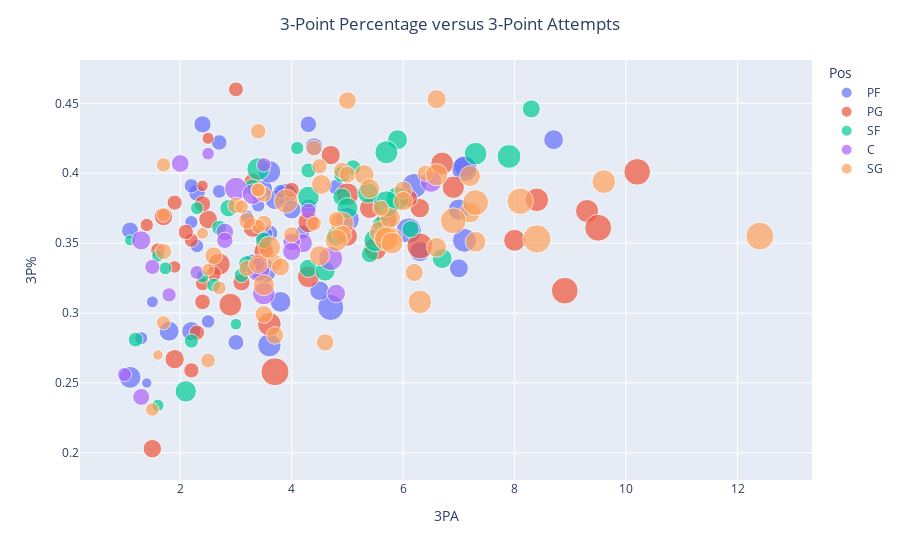

The cell this chart's notebook holds for it:
### Code cell
plt.figure()

fig = px.scatter(df_3P_shooters, x = '3PA', y = '3P%', hover_data = [df_3P_shooters.index], size = 'FGA', color = 'Pos')
fig.update_layout(title_text = "3-Point Percentage versus 3-Point Attempts", title_x = 0.5)
fig.show();

### Figure 1 — Plotly figure (JSON) as saved in the notebook; plotly's stock layout.template omitted (floating-point values rounded to 4 significant figures)
{"data": [{"customdata": [["Aaron Gordon"], ["Anthony Davis"], ["Brandon Clarke"], ["Brandon Ingram"], ["Cameron Johnson"], ["Carmelo Anthony"], ["Christian Wood"], ["Danilo Gallinari"], ["Dario Šarić"], ["Darius Bazley"], ["Domantas Sabonis"], ["Dorian Finney-Smith"], ["Doug McDermott"], ["Draymond Green"], ["Dāvis Bertāns"], ["Eric Paschall"], ["Ersan İlyasova"], ["Giannis Antetokounmpo"], ["Grant Williams"], ["Harrison Barnes"], ["JaMychal Green"], ["Jayson Tatum"], ["Jerami Grant"], ["John Collins"], ["Julius Randle"], ["Justin Jackson"], ["Kevin Love"], ["Kristaps Porziņģis"], ["Kyle Anderson"], ["Kyle Kuzma"], ["Lauri Markkanen"], ["Mario Hezonja"], ["Michael Porter Jr."], ["Mike Scott"], ["Nemanja Bjelica"], ["Omari Spellman"], ["P.J. Tucker"], ["P.J. Washington"], ["Pascal Siakam"], ["Paul Millsap"], ["Robert Covington"], ["Royce O'Neale"], ["Rudy Gay"], ["Rui Hachimura"], ["Thaddeus Young"], ["Tobias Harris"], ["Trey Lyles"]], "hovertemplate": "Pos=PF<br>3PA=%{x}<br>3P%=%{y}<br>FGA=%{marker.size}<br>Player=%{customdata[0]}<extra></extra>", "legendgroup": "PF", "marker": {"color": "#636efa", "size": [12.4, 17.7, 8.3, 17.7, 7.1, 13.5, 8.2, 13.2, 8.2, 5.2, 13.7, 7.4, 7.9, 7.3, 11.3, 10.7, 5, 19.7, 3.1, 11, 5.6, 18.6, 8.9, 14.8, 15.7, 5.2, 13, 16.4, 4.9, 11, 11.8, 4.1, 7, 5.1, 9.1, 6, 5.9, 10.2, 18.4, 8.6, 10.3, 5.1, 8.9, 11.4, 9.4, 16.3, 5.4], "sizemode": "area", "sizeref": 0.05725, "symbol": "circle"}, "mode": "markers", "name": "PF", "orientation": "v", "showlegend": true, "type": "scatter", "x": [3.8, 3.5, 1.1, 6.2, 4.8, 3.9, 2.3, 7.1, 3.6, 2.3, 1.1, 4.3, 4.3, 3, 8.7, 2.2, 2.2, 4.7, 1.4, 3.7, 3.8, 7.1, 3.5, 3.6, 3.6, 2.5, 7, 7.1, 1.3, 4.5, 6.3, 1.5, 2.7, 3.2, 4.4, 2.2, 4.2, 4, 6.1, 2.4, 7, 3.4, 3.3, 1.8, 3.5, 5, 2.7], "xaxis": "x", "y": [0.308, 0.33, 0.359, 0.391, 0.39, 0.385, 0.386, 0.405, 0.357, 0.348, 0.254, 0.376, 0.435, 0.279, 0.424, 0.287, 0.365, 0.304, 0.25, 0.381, 0.387, 0.403, 0.389, 0.401, 0.277, 0.294, 0.374, 0.352, 0.282, 0.316, 0.344, 0.308, 0.422, 0.369, 0.419, 0.391, 0.358, 0.374, 0.359, 0.435, 0.332, 0.377, 0.336, 0.287, 0.356, 0.367, 0.387], "yaxis": "y"}, {"customdata": [["Aaron Holiday"], ["Alex Caruso"], ["Brad Wanamaker"], ["Chris Paul"], ["Cory Joseph"], ["D.J. Augustin"], ["Damian Lillard"], ["Darius Garland"], ["De'Aaron Fox"], ["De'Anthony Melton"], ["Dejounte Murray"], ["Dennis Schröder"], ["Derrick Rose"], ["Devonte' Graham"], ["Elfrid Payton"], ["Emmanuel Mudiay"], ["Eric Bledsoe"], ["Frank Ntilikina"], ["Fred VanVleet"], ["George Hill"], ["Goran Dragić"], ["Isaiah Thomas"], ["Ish Smith"], ["Ja Morant"], ["Jalen Brunson"], ["Jamal Murray"], ["Jevon Carter"], ["Kemba Walker"], ["Kris Dunn"], ["Ky Bowman"], ["Kyle Lowry"], ["LeBron James"], ["Lonzo Ball"], ["Luka Dončić"], ["Malcolm Brogdon"], ["Markelle Fultz"], ["Mike Conley"], ["Monte Morris"], ["Patrick Beverley"], ["Patty Mills"], ["Rajon Rondo"], ["Ricky Rubio"], ["Russell Westbrook"], ["Ryan Arcidiacono"], ["Terry Rozier"], ["Tomáš Satoranský"], ["Trae Young"], ["Tyus Jones"]], "hovertemplate": "Pos=PG<br>3PA=%{x}<br>3P%=%{y}<br>FGA=%{marker.size}<br>Player=%{customdata[0]}<extra></extra>", "legendgroup": "PG", "marker": {"color": "#EF553B", "size": [8.5, 4.5, 5.1, 12.7, 5.7, 8.1, 20.4, 11.8, 16, 6.7, 9.7, 14.8, 15.1, 15.3, 9.8, 6.1, 11.5, 5.8, 14.3, 6.4, 12.3, 10.7, 10.1, 14, 6.8, 15.2, 4.2, 15.9, 6.7, 7.1, 13.8, 19.4, 10.9, 20.6, 13.8, 10.7, 12.1, 7.8, 6.7, 9.1, 6.8, 10.6, 22.5, 3.8, 14.9, 8.5, 20.8, 6.6], "sizemode": "area", "sizeref": 0.05725, "symbol": "circle"}, "mode": "markers", "name": "PG", "orientation": "v", "showlegend": true, "type": "scatter", "x": [3.3, 1.9, 1.4, 4.3, 2.2, 3.5, 10.2, 5, 3.6, 2.3, 1.7, 5, 2.9, 9.3, 1.5, 1.6, 3.5, 2.4, 6.9, 3, 5.7, 4.7, 2.5, 2.7, 2.1, 5.5, 2.5, 8.4, 2.2, 2.4, 8, 6.3, 6.3, 8.9, 4.3, 1.9, 5.4, 2.4, 4, 6.1, 2.6, 3.3, 3.7, 2.4, 6.7, 3.1, 9.5, 1.9], "xaxis": "x", "y": [0.394, 0.333, 0.363, 0.365, 0.352, 0.348, 0.401, 0.355, 0.292, 0.286, 0.369, 0.385, 0.306, 0.373, 0.203, 0.345, 0.344, 0.321, 0.39, 0.46, 0.367, 0.413, 0.367, 0.335, 0.358, 0.346, 0.425, 0.381, 0.259, 0.308, 0.352, 0.348, 0.375, 0.316, 0.326, 0.267, 0.375, 0.378, 0.388, 0.382, 0.328, 0.361, 0.258, 0.391, 0.407, 0.322, 0.361, 0.379], "yaxis": "y"}, {"customdata": [["Abdel Nader"], ["Bojan Bogdanović"], ["Cam Reddish"], ["Cedi Osman"], ["Cody Martin"], ["Danuel House"], ["De'Andre Hunter"], ["Derrick Jones Jr."], ["Duncan Robinson"], ["Glenn Robinson III"], ["Gordon Hayward"], ["Hamidou Diallo"], ["Isaac Bonga"], ["Jae Crowder"], ["James Ennis"], ["Jaylen Brown"], ["Jimmy Butler"], ["Joe Harris"], ["Joe Ingles"], ["Josh Hart"], ["Kawhi Leonard"], ["Kelly Oubre Jr."], ["Kent Bazemore"], ["Kevin Knox"], ["Kevin Porter Jr."], ["Khris Middleton"], ["Kyle Korver"], ["Marcus Morris"], ["Maurice Harkless"], ["Mikal Bridges"], ["Miles Bridges"], ["OG Anunoby"], ["Paul George"], ["Sviatoslav Mykhailiuk"], ["T.J. Warren"], ["Taurean Prince"], ["Terrance Ferguson"], ["Tony Snell"], ["Torrey Craig"], ["Wesley Iwundu"], ["Will Barton"]], "hovertemplate": "Pos=SF<br>3PA=%{x}<br>3P%=%{y}<br>FGA=%{marker.size}<br>Player=%{customdata[0]}<extra></extra>", "legendgroup": "SF", "marker": {"color": "#00cc96", "size": [4.8, 14.8, 9.6, 9.4, 4.3, 8.6, 10.8, 5.9, 9.4, 8.733, 13.5, 6.4, 3.5, 8.6, 5.5, 15.6, 13.1, 11.4, 7.7, 8.2, 19.9, 14.8, 7.933, 6.2, 8.4, 15.3, 5.1, 12.37, 4.8, 6.6, 11.6, 8.2, 16.3, 7.2, 14.9, 11.5, 3.9, 6.5, 4.6, 4.5, 12.7], "sizemode": "area", "sizeref": 0.05725, "symbol": "circle"}, "mode": "markers", "name": "SF", "orientation": "v", "showlegend": true, "type": "scatter", "x": [2.3, 7.3, 4.3, 4.9, 1.6, 5.6, 4.8, 2.2, 8.3, 2.867, 4.3, 1.2, 1.1, 6.133, 2.6, 5.9, 2.1, 5.9, 4.9, 5.4, 5.7, 5.5, 3.5, 3.1, 3.2, 5.7, 4.1, 5.367, 1.733, 2.7, 4.6, 3.3, 7.9, 5.1, 3.4, 6.7, 3, 4.3, 2.4, 1.6, 5], "xaxis": "x", "y": [0.375, 0.414, 0.332, 0.383, 0.234, 0.363, 0.355, 0.28, 0.446, 0.375, 0.383, 0.281, 0.352, 0.36, 0.32, 0.382, 0.244, 0.424, 0.399, 0.342, 0.378, 0.352, 0.352, 0.327, 0.335, 0.415, 0.418, 0.386, 0.332, 0.361, 0.33, 0.39, 0.412, 0.404, 0.403, 0.339, 0.292, 0.402, 0.326, 0.341, 0.375], "yaxis": "y"}, {"customdata": [["Al Horford"], ["Aron Baynes"], ["Bobby Portis"], ["Brook Lopez"], ["Cody Zeller"], ["Daniel Theis"], ["Dwight Powell"], ["Gorgui Dieng"], ["Jaren Jackson Jr."], ["Joel Embiid"], ["Jonas Valančiūnas"], ["Kelly Olynyk"], ["LaMarcus Aldridge"], ["Larry Nance Jr."], ["Marc Gasol"], ["Maxi Kleber"], ["Meyers Leonard"], ["Moritz Wagner"], ["Myles Turner"], ["Nicolò Melli"], ["Nikola Jokić"], ["Nikola Vučević"], ["Serge Ibaka"], ["Thomas Bryant"]], "hovertemplate": "Pos=C<br>3PA=%{x}<br>3P%=%{y}<br>FGA=%{marker.size}<br>Player=%{customdata[0]}<extra></extra>", "legendgroup": "C", "marker": {"color": "#ab63fa", "size": [10.6, 9.1, 8.9, 9.9, 8.3, 6.6, 5.7, 5.633, 13.2, 15.7, 10.6, 5.9, 15, 7.7, 6.3, 6.9, 4.6, 5.9, 9.5, 5.4, 14.7, 16.7, 12.2, 9.1], "sizemode": "area", "sizeref": 0.05725, "symbol": "circle"}, "mode": "markers", "name": "C", "orientation": "v", "showlegend": true, "type": "scatter", "x": [4.2, 4, 2.8, 4.8, 1.3, 1.5, 1, 2.3, 6.5, 3.4, 1.3, 3.5, 3, 2.8, 3.4, 4.3, 2.5, 1.8, 4, 3.4, 3.5, 4.7, 3.3, 2], "xaxis": "x", "y": [0.35, 0.351, 0.358, 0.314, 0.24, 0.333, 0.256, 0.329, 0.394, 0.331, 0.352, 0.406, 0.389, 0.352, 0.385, 0.373, 0.414, 0.313, 0.344, 0.335, 0.314, 0.339, 0.385, 0.407], "yaxis": "y"}, {"customdata": [["Alec Burks"], ["Anfernee Simons"], ["Austin Rivers"], ["Avery Bradley"], ["Ben McLemore"], ["Bogdan Bogdanović"], ["Bradley Beal"], ["Bruce Brown"], ["Bryn Forbes"], ["Buddy Hield"], ["CJ McCollum"], ["Caris LeVert"], ["Coby White"], ["Collin Sexton"], ["Damion Lee"], ["Damyean Dotson"], ["Danny Green"], ["DeAndre' Bembry"], ["Delon Wright"], ["Derrick White"], ["Devin Booker"], ["Dillon Brooks"], ["Donovan Mitchell"], ["Donte DiVincenzo"], ["E'Twaun Moore"], ["Evan Fournier"], ["Furkan Korkmaz"], ["Garrett Temple"], ["Gary Harris"], ["Gary Trent Jr."], ["J.J. Redick"], ["James Harden"], ["Jarrett Culver"], ["Jeremy Lamb"], ["Jerome Robinson"], ["Jordan Clarkson"], ["Jordan Poole"], ["Josh Okogie"], ["Josh Richardson"], ["Jrue Holiday"], ["Justin Holiday"], ["Kendrick Nunn"], ["Kentavious Caldwell-Pope"], ["Kevin Huerter"], ["Landry Shamet"], ["Langston Galloway"], ["Lonnie Walker"], ["Lou Williams"], ["Malik Monk"], ["Marco Belinelli"], ["Marcus Smart"], ["Matisse Thybulle"], ["Michael Carter-Williams"], ["Norman Powell"], ["Pat Connaughton"], ["RJ Barrett"], ["Rodney McGruder"], ["Seth Curry"], ["Shai Gilgeous-Alexander"], ["Shake Milton"], ["Spencer Dinwiddie"], ["Terence Davis"], ["Terrence Ross"], ["Tim Hardaway Jr."], ["Timothé Luwawu-Cabarrot"], ["Troy Brown Jr."], ["Tyler Herro"], ["Wesley Matthews"], ["Zach LaVine"]], "hovertemplate": "Pos=SG<br>3PA=%{x}<br>3P%=%{y}<br>FGA=%{marker.size}<br>Player=%{customdata[0]}<extra></extra>", "legendgroup": "SG", "marker": {"color": "#FFA15A", "size": [11.13, 7.7, 7.4, 7.8, 7.7, 12.6, 22.9, 7.7, 9.2, 16.1, 19.4, 16.3, 12.2, 16.7, 10.4, 6, 7, 5.3, 5.6, 8.1, 18.3, 14.6, 19.4, 7.7, 7.8, 14.1, 7.8, 9.5, 9.3, 7.2, 10.5, 22.3, 9, 10.4, 5.467, 12.1, 8.8, 6.4, 11.7, 16.5, 6.7, 13.6, 7.3, 10.9, 7.4, 8.2, 5.9, 14.4, 8.9, 5.5, 11.4, 4.1, 5.8, 11.5, 4.5, 13, 3.2, 9, 14.5, 6.9, 16, 6.1, 12.3, 12.5, 5.7, 9, 11.5, 6.3, 20], "sizemode": "area", "sizeref": 0.05725, "symbol": "circle"}, "mode": "markers", "name": "SG", "orientation": "v", "showlegend": true, "type": "scatter", "x": [4.533, 3.2, 4, 3.5, 6.4, 7.2, 8.4, 1.7, 6, 9.6, 7.3, 4.9, 5.8, 3.9, 4.9, 3.4, 4.8, 1.5, 1.7, 3.2, 5.7, 5.6, 6.9, 3.7, 3, 6.6, 4.9, 6.2, 3.8, 4.4, 6.6, 12.4, 3.5, 3.4, 2.7, 5.767, 4.6, 2.5, 4.5, 5.7, 4.5, 5.8, 3.5, 6, 5.6, 5, 1.7, 4.8, 3.7, 3.1, 6.6, 2.4, 1.7, 5.3, 2.5, 3.5, 1.6, 5, 3.6, 3.4, 6.3, 3.4, 7.3, 7.2, 3.4, 2.6, 5.4, 4.4, 8.1], "xaxis": "x", "y": [0.392, 0.332, 0.356, 0.364, 0.4, 0.372, 0.353, 0.344, 0.388, 0.394, 0.379, 0.364, 0.354, 0.38, 0.356, 0.362, 0.367, 0.231, 0.37, 0.366, 0.354, 0.358, 0.366, 0.336, 0.377, 0.399, 0.402, 0.329, 0.333, 0.418, 0.453, 0.355, 0.299, 0.335, 0.318, 0.368, 0.279, 0.266, 0.341, 0.353, 0.405, 0.35, 0.385, 0.38, 0.375, 0.399, 0.406, 0.352, 0.284, 0.376, 0.347, 0.357, 0.293, 0.399, 0.331, 0.32, 0.27, 0.452, 0.347, 0.43, 0.308, 0.388, 0.351, 0.398, 0.388, 0.341, 0.389, 0.364, 0.38], "yaxis": "y"}], "layout": {"legend": {"itemsizing": "constant", "title": {"text": "Pos"}, "tracegroupgap": 0}, "margin": {"t": 60}, "title": {"text": "3-Point Percentage versus 3-Point Attempts", "x": 0.5}, "xaxis": {"anchor": "y", "domain": [0, 1], "title": {"text": "3PA"}}, "yaxis": {"anchor": "x", "domain": [0, 1], "title": {"text": "3P%"}}}}
